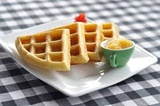
#> input picture 1. Introduction to Computer Vision/1_3_Types_of_Features_Image_Segmentation/images/waffle.jpg, 160 x 106 px, shrunk from 276 x 183 before the run, found by its file name
$ jupyter execute '1. Harris Corner Detection.ipynb'   (shell and % lines are left out)
#> lines starting #> are read from the running program, lines starting #| are printed output that depends on the picture
# Harris Corner Detection

### Import resources and display image

[cell 1]
import matplotlib.pyplot as plt
import numpy as np
import cv2


# Read in the image
image = cv2.imread('images/waffle.jpg')
#> image is the input picture: shape (106, 160, 3); mean B, G, R 144.3, 155.8, 165

# Make a copy of the image
image_copy = np.copy(image)

# Change color to RGB (from BGR)
image_copy = cv2.cvtColor(image_copy, cv2.COLOR_BGR2RGB)

plt.imshow(image_copy)

### Detect corners

[cell 2]
# Convert to grayscale
gray = cv2.cvtColor(image_copy, cv2.COLOR_RGB2GRAY)
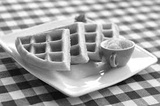
#> gray: shape (106, 160); min 0, max 255, mean 157.2
gray = np.float32(gray)

# Detect corners
dst = cv2.cornerHarris(gray, 2, 3, 0.04)
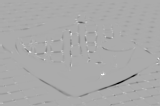
#> dst: shape (106, 160) float32; min -47017688, max 23059934, mean -348505; drawn with min black and max white

# Dilate corner image to enhance corner points
dst = cv2.dilate(dst,None)
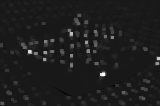
#> dst: shape (106, 160) float32; min -2481069, max 23059934, mean 545716.4; drawn with min black and max white

plt.imshow(dst, cmap = 'gray')

### Extract and display strong corners

[cell 3]
## TODO: Define a threshold for extracting strong corners
# This value vary depending on the image and how many corners you want to detect
# Try changing this free parameter, 0.1, to be larger or smaller ans see what happens
thresh = 0.1 * dst.max()
#> thresh = 2305993.4

# Create an image copy to draw corners on
corner_image = np.copy(image_copy)

# Iterate through all the corners and draw them on the image (if they pass the threshold)
for j in range(0, dst.shape[0]):
    for i in range(0, dst.shape[1]):
        if(dst[j, i] > thresh):
            # image, center pt, radius, color, thickness
            cv2.circle( corner_image, (i, j), 1, (0, 255, 0), 1)
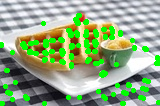
#> corner_image: shape (106, 160, 3); mean R, G, B 143.8, 170.2, 130.1

plt.imshow(corner_image)

[cell 4]
# Read in the image
image = cv2.imread('images/U-Bahnhof_Uhlandstraße.jpg')
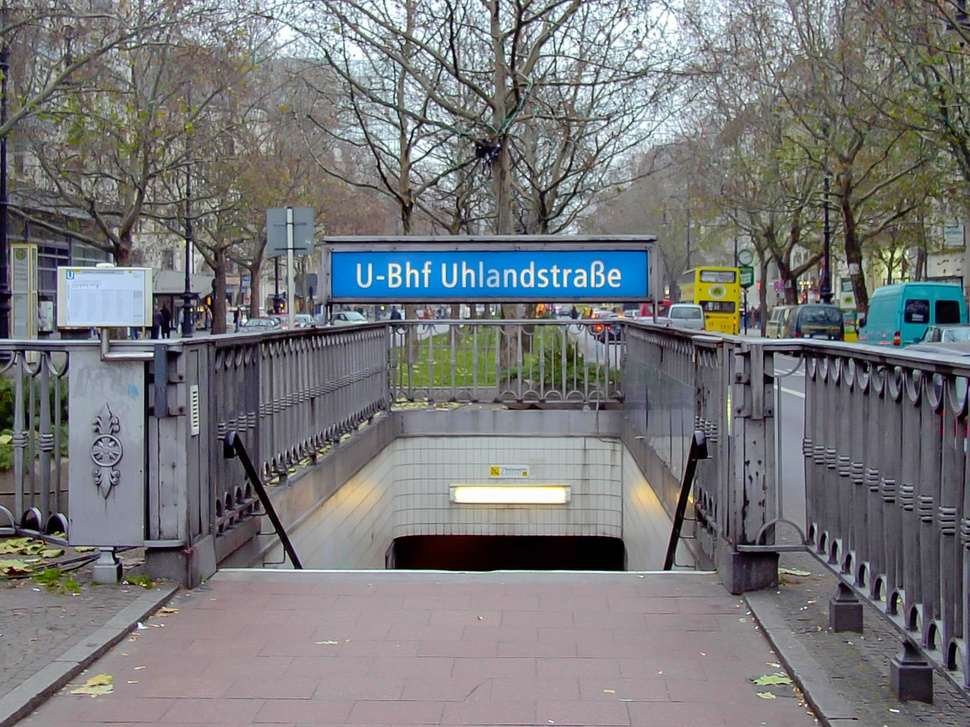
#> input picture 1_3_Types_of_Features_Image_Segmentation/images/U-Bahnhof_Uhlandstraße.jpg, 970 x 727 px, shrunk from 1668 x 1251 before the run
#> image is the input picture: shape (727, 970, 3); mean B, G, R 121, 119.5, 118.4

# Make a copy of the image
image_copy = np.copy(image)

# Change color to RGB (from BGR)
image_copy = cv2.cvtColor(image_copy, cv2.COLOR_BGR2RGB)
#> image_copy: shape (727, 970, 3)

plt.imshow(image_copy)

[cell 5]
# Convert to grayscale
gray = cv2.cvtColor(image_copy, cv2.COLOR_RGB2GRAY)
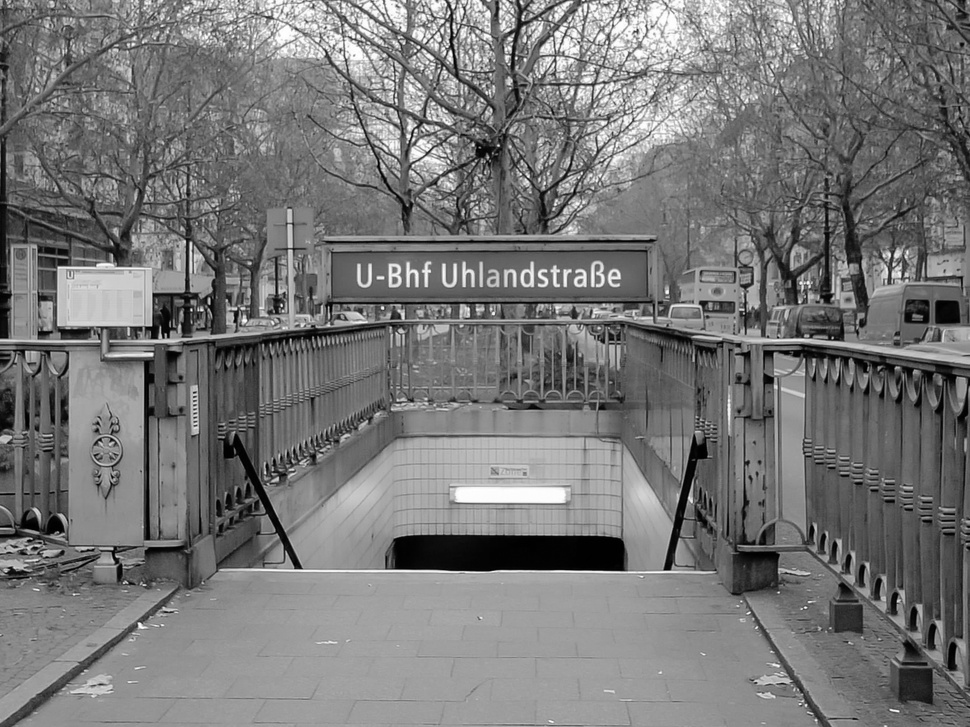
#> gray: shape (727, 970); min 0, max 255, mean 119.3
gray = np.float32(gray)

# Detect corners
dst = cv2.cornerHarris(gray, 2, 3, 0.01)
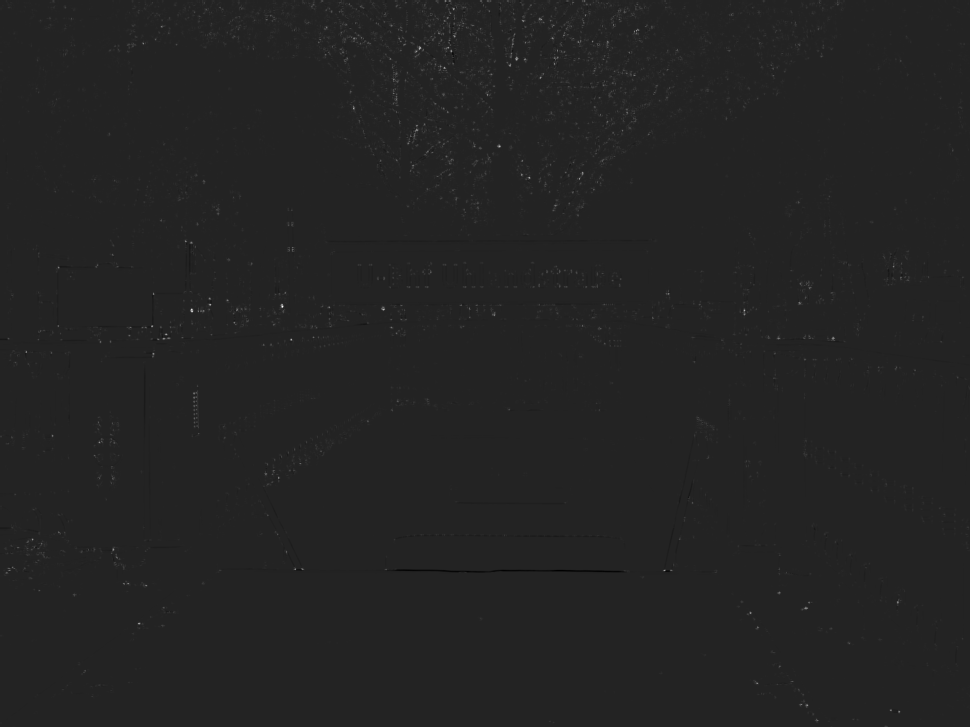
#> dst: shape (727, 970) float32; min -18235634, max 112745320, mean 231247.8; drawn with min black and max white

# Dilate corner image to enhance corner points
#dst = cv2.dilate(dst,None)

plt.imshow(dst, cmap = 'gray')

[cell 6]
## TODO: Define a threshold for extracting strong corners
# This value vary depending on the image and how many corners you want to detect
# Try changing this free parameter, 0.1, to be larger or smaller ans see what happens
thresh = 0.1 * dst.max()
#> thresh = 11274532

# Create an image copy to draw corners on
corner_image = np.copy(image_copy)

# Iterate through all the corners and draw them on the image (if they pass the threshold)
for j in range(0, dst.shape[0]):
    for i in range(0, dst.shape[1]):
        if(dst[j, i] > thresh):
            # image, center pt, radius, color, thickness
            cv2.circle( corner_image, (i, j), 1, (0, 255, 0), 1)
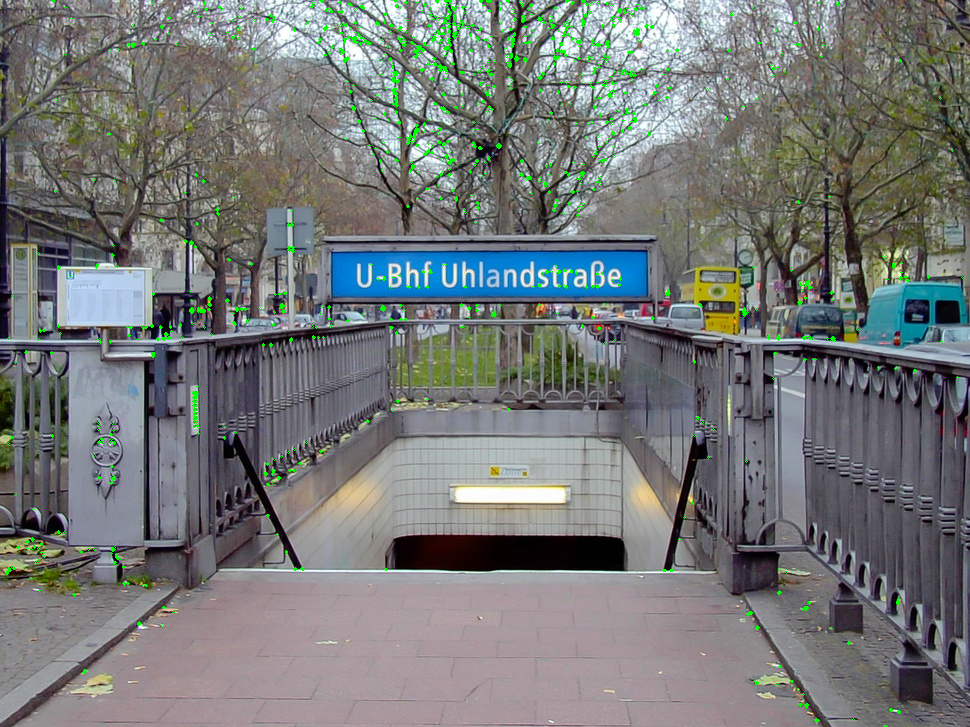
#> corner_image: shape (727, 970, 3); mean R, G, B 117, 120.7, 119.5

plt.imshow(corner_image)
